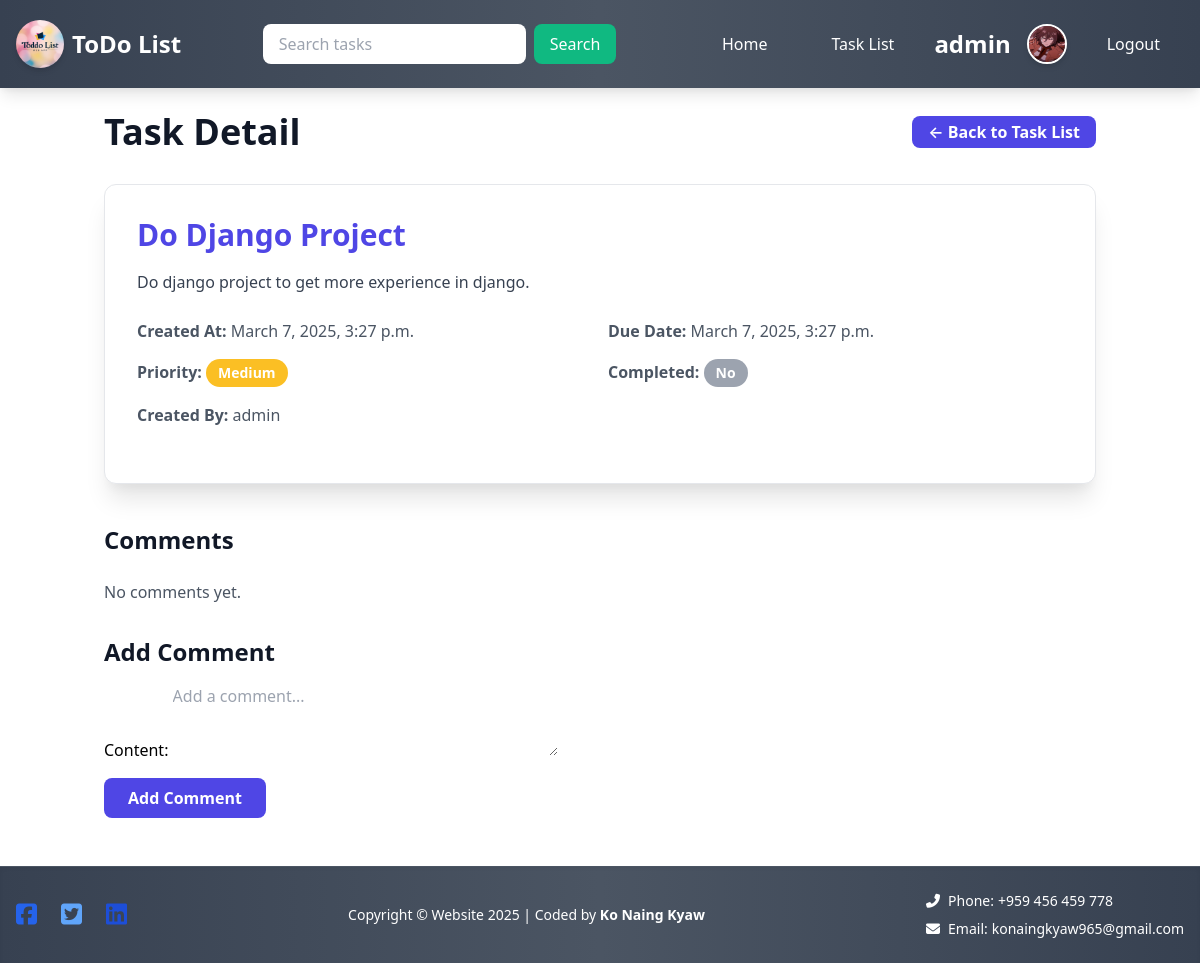
The app's page /task_detail/10/ (signed in), older data.
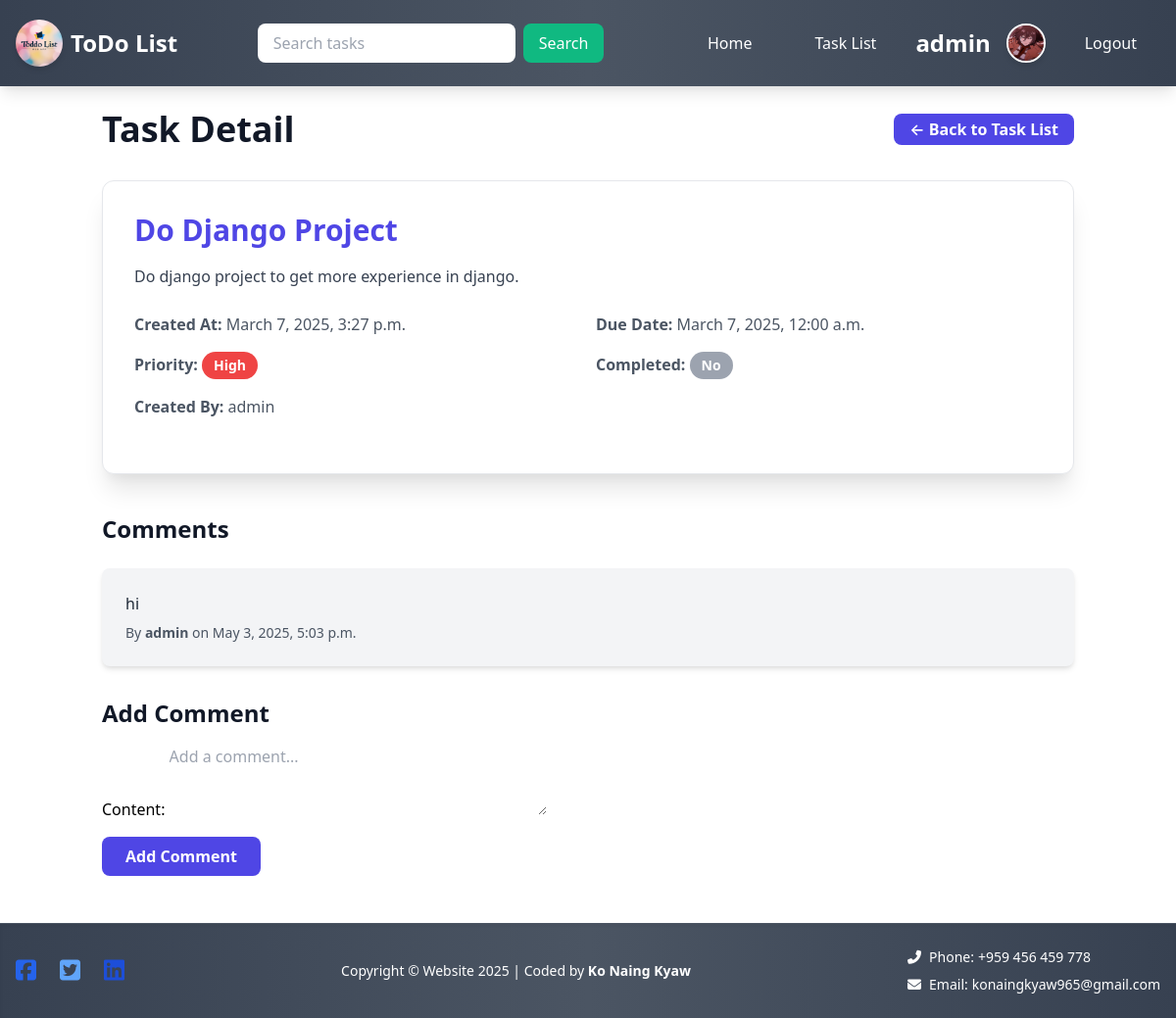
The same page, newer data.
### myapp/models.py (models this page shows, shortened)
class Task(models.Model):
    PRIORITY_CHOICES = [
        ('High', 'High'),
        ('Medium', 'Medium'),
        ('Low', 'Low'),
    ]
    RECURRENCE_CHOICES = [
        ('none', 'None'),
        ('daily', 'Daily'),
        ('weekly', 'Weekly'),
        ('monthly', 'Monthly'),
    ]
    user = models.ForeignKey(User, on_delete=models.CASCADE, null=True)
    shared_users = models.ManyToManyField(User, related_name='shared_tasks', blank=True)
    title = models.CharField(max_length=200)
    description = models.TextField(blank=True, null=True)
    created_at = models.DateTimeField(auto_now_add=True)
    due_date = models.DateTimeField(null=True, blank=True)
    is_completed = models.BooleanField(default=False)
    category = models.ForeignKey(
        Category,
        on_delete=models.SET_NULL,
        null=True,
        blank=True
    )
    priority = models.CharField(max_length=10, choices=PRIORITY_CHOICES, default='Medium')
    reminder = models.DateTimeField(null=True, blank=True)
    recurrence = models.CharField(max_length=10, choices=RECURRENCE_CHOICES, default='none')
    parent_task = models.ForeignKey('self', on_delete=models.CASCADE, null=True, blank=True, related_name='subtasks')

class Comment(models.Model):
    task = models.ForeignKey(Task, on_delete=models.CASCADE, related_name='comments')
    user = models.ForeignKey(User, on_delete=models.CASCADE)
    content = models.TextField()
    created_at = models.DateTimeField(auto_now_add=True)
    updated_at = models.DateTimeField(auto_now=True)

### myapp/views.py (the view)
# urls.py: path("task_detail/<int:task_id>/", views.task_detail, name="task_detail"),
@login_required(login_url="login")
def task_detail(request, task_id):
    task = get_object_or_404(Task, id=task_id)
    comments = task.comments.all().order_by('-created_at')
    if request.method == 'POST':
        form = CommentForm(request.POST)
        if form.is_valid():
            comment = form.save(commit=False)
            comment.task = task
            comment.user = request.user
            comment.save()
            return redirect('task_detail', task_id=task_id)
    else:
        form = CommentForm()
    return render(request, "task_detail.html", {"task": task, "comments": comments, "form": form})

### myapp/forms.py
class CommentForm(forms.ModelForm):
    class Meta:
        model = Comment
        fields = ['content']
        widgets = {
            'content': forms.Textarea(attrs={'rows': 3, 'placeholder': 'Add a comment...'}),
        }

### myapp/context_processors.py (called while the page is built)
def profile_context(request):
    if request.user.is_authenticated:
        try:
            profile = Profile.objects.get(user=request.user)
        except Profile.DoesNotExist:
            profile = None
    else:
        profile = None
    return {'profile': profile}

### myapp/templates/task_detail.html (shortened to what this page needs)
{% extends 'base.html' %}
{% block body %}
  {% load static %}
  <br />
  <div class="container mx-auto px-4">
    {% if user.is_authenticated %}
      <h1 class="text-4xl font-extrabold text-gray-900 dark:text-white mb-8 flex items-center justify-between">
        Task Detail
<a href="{% url 'task_list' %}" class="bg-indigo-600 hover:bg-indigo-700 text-white font-semibold text-base px-4 py-1 rounded-lg transition duration-300">
          &larr; Back to Task List
        </a>
      </h1>
      <div class="bg-white dark:bg-gray-900 shadow-xl rounded-xl p-8 border border-gray-200 dark:border-gray-700">
        <h2 class="text-3xl font-bold mb-4 text-indigo-600 dark:text-indigo-400">{{ task.title }}</h2>
        <p class="mb-6 text-gray-700 dark:text-gray-300 leading-relaxed">{{ task.description }}</p>
        <div class="grid grid-cols-2 gap-4 mb-6 text-gray-600 dark:text-gray-400">
          <div><span class="font-semibold">Created At:</span> {{ task.created_at|date:"F j, Y, g:i a" }}</div>
          <div><span class="font-semibold">Due Date:</span> {{ task.due_date|date:"F j, Y, g:i a" }}</div>
          <div>
            <span class="font-semibold">Priority:</span>
            {% if task.priority == "High" %}
              <span class="inline-block bg-red-500 text-white px-3 py-1 rounded-full text-sm font-semibold">High</span>
            {% elif task.priority == "Medium" %}
              <span class="inline-block bg-yellow-400 text-white px-3 py-1 rounded-full text-sm font-semibold">Medium</span>
            {% else %}
              <span class="inline-block bg-green-500 text-white px-3 py-1 rounded-full text-sm font-semibold">Low</span>
            {% endif %}
          </div>
          <div>
            <span class="font-semibold">Completed:</span>
            {% if task.is_completed %}
              <span class="inline-block bg-green-600 text-white px-3 py-1 rounded-full text-sm font-semibold">Yes</span>
            {% else %}
              <span class="inline-block bg-gray-400 text-white px-3 py-1 rounded-full text-sm font-semibold">No</span>
            {% endif %}
          </div>
          <div><span class="font-semibold">Created By:</span> {{ task.user.username }}</div>
        </div>
      </div>
      <div class="mt-10">
        <h3 class="text-2xl font-bold mb-6 text-gray-900 dark:text-white">Comments</h3>
        {% if comments %}
          <ul class="space-y-6">
            {% for comment in comments %}
              <li class="bg-gray-100 dark:bg-gray-800 p-6 rounded-lg shadow-md">
                <p class="mb-2 text-gray-800 dark:text-gray-200">{{ comment.content }}</p>
                <p class="text-sm text-gray-600 dark:text-gray-400">By <span class="font-semibold">{{ comment.user.username }}</span> on {{ comment.created_at|date:"F j, Y, g:i a" }}</p>
              </li>
            {% endfor %}
          </ul>
        {% else %}
          <p class="text-gray-600 dark:text-gray-400">No comments yet.</p>
        {% endif %}
      </div>
      <div class="mt-8">
        <h3 class="text-2xl font-bold mb-4 text-gray-900 dark:text-white">Add Comment</h3>
        <form method="post" action="" class="space-y-4">
          {{ form.as_p }}
          <button type="submit" class="bg-indigo-600 hover:bg-indigo-700 text-white font-semibold px-6 py-2 rounded-lg transition duration-300">Add Comment</button>
        </form>
      </div>
    {% else %}
      <div class="text-center">
        <h2 class="text-3xl font-extrabold mb-4 text-gray-900 dark:text-white">Please log in to view task details</h2>
        <a href="{% url 'login' %}" class="bg-indigo-600 hover:bg-indigo-700 text-white px-8 py-3 rounded-lg transition duration-300">Log In</a>
      </div>
    {% endif %}
  </div>
  <br><br>
{% endblock %}

Row changes from the older to the newer data that the page shows:
changed Task "Do Django Project": due_date "March 7, 2025, 3:27 p.m." → "March 7, 2025, 12:00 a.m."; priority "Medium" → "High" (drawn)
added Comment: content "hi", user.username "admin", created_at "May 3, 2025, 5:03 p.m."
Text that changed along with them:
text no longer shown: "Medium No comments yet."
text now shown: "High"
